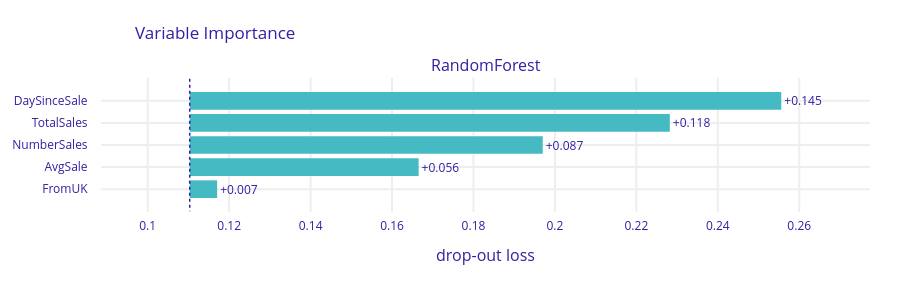

Notebook code for this chart:
### Code cell
import dalex as dx
explicador = dx.Explainer(rf, X, y, label="RandomForest")
importancia = explicador.model_parts(loss_function = '1-auc') 
importancia.plot()

### Figure 1 — Plotly figure (JSON) as saved in the notebook; plotly's stock layout.template omitted (floating-point values rounded to 4 significant figures)
{"data": [{"base": 0.1103, "hoverinfo": "text", "hoverlabel": {"bgcolor": "rgba(0,0,0,0.8)"}, "hovertext": ["Model: RandomForest loss after<br>variable: DaySinceSale is permuted: 0.256<br>Drop-out loss change: +0.145", "Model: RandomForest loss after<br>variable: TotalSales is permuted: 0.228<br>Drop-out loss change: +0.118", "Model: RandomForest loss after<br>variable: NumberSales is permuted: 0.197<br>Drop-out loss change: +0.087", "Model: RandomForest loss after<br>variable: AvgSale is permuted: 0.167<br>Drop-out loss change: +0.056", "Model: RandomForest loss after<br>variable: FromUK is permuted: 0.117<br>Drop-out loss change: +0.007"], "marker": {"color": "#46bac2"}, "orientation": "h", "showlegend": false, "text": ["+0.145", "+0.118", "+0.087", "+0.056", "+0.007"], "textposition": "outside", "type": "bar", "x": [0.1453, 0.1179, 0.08669, 0.05621, 0.006732], "xaxis": "x", "y": ["DaySinceSale", "TotalSales", "NumberSales", "AvgSale", "FromUK"], "yaxis": "y"}], "layout": {"annotations": [{"font": {"size": 16}, "showarrow": false, "text": "RandomForest", "x": 0.5, "xanchor": "center", "xref": "paper", "y": 1, "yanchor": "bottom", "yref": "paper"}, {"font": {"size": 16}, "showarrow": false, "text": "drop-out loss", "x": 0.5, "xanchor": "center", "xref": "paper", "y": 0, "yanchor": "top", "yref": "paper", "yshift": -30}], "font": {"color": "#371ea3"}, "height": 283, "margin": {"b": 71, "r": 30, "t": 78}, "shapes": [{"line": {"color": "#371ea3", "dash": "dot", "width": 1.5}, "type": "line", "x0": 0.1103, "x1": 0.1103, "xref": "x", "y0": -1, "y1": 5, "yref": "y"}], "title": {"text": "Variable Importance", "x": 0.15}, "xaxis": {"anchor": "y", "automargin": true, "domain": [0, 1], "fixedrange": true, "gridwidth": 2, "range": [0.08853, 0.2774], "tickcolor": "white", "ticklen": 3, "ticks": "outside", "type": "linear", "zeroline": false}, "yaxis": {"anchor": "x", "automargin": true, "autorange": "reversed", "domain": [0, 1], "fixedrange": true, "gridwidth": 2, "tickcolor": "white", "ticklen": 10, "ticks": "outside", "type": "category"}}}
